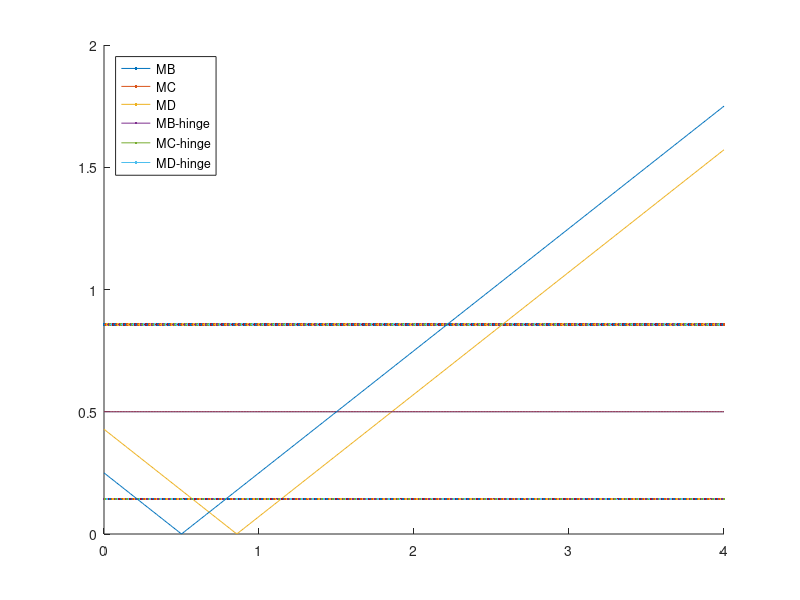

Write MATLAB code to recreate this figure.
clc; clear; close all;


alpha_ = 0 : 0.01 : 4;
beta_ = 0.5;
alphaLength = length(alpha_);

xi = (1 + alpha_ .^ 2 * beta_) / (3 + 2 * alpha_);

Mc = abs(-3 / 2 * xi);
Mb = abs(alpha_ * beta_ - 3 / 4 * xi);
Md = abs(1  - 3 / 2 * xi);

McHinge = 1 / 2 * ones(1, alphaLength);
MdHinge = 1 / 2 * ones(1, alphaLength);
MbHinge = abs(alpha_ * beta_ - 1 / 4);

figure;
hold on;
plot(alpha_, Mc);
plot(alpha_, Mb);
plot(alpha_, Md);
plot(alpha_, McHinge);
plot(alpha_, MdHinge);
plot(alpha_, MbHinge);
legend('MB','MC','MD','MB-hinge','MC-hinge','MD-hinge','Location','northwest');title('');
xlabel('');
ylabel('');
